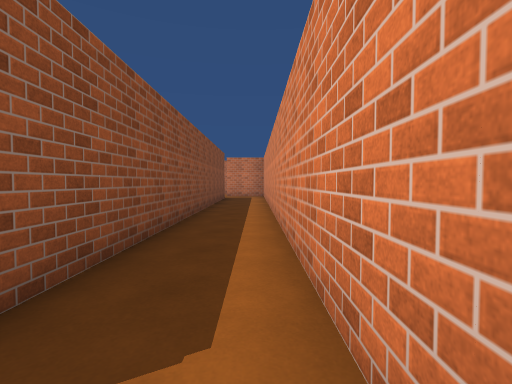
[1] (above)

20 first-person views from a walk through a scene from a Unity 3-D project. The camera is 1.3 m above the floor, tilts 2° down and sees 85° across. The floor is counted in squares, 1.8 m on a side. Each view is taken from the middle of a square. On the plan, view 1 faces up. The plan holds only what a view shows up to about 10 squares ahead; the rest is blank. The place goes on beyond the plan. The player character is not drawn. Surface patterns are stand-ins for the level's own textures.

[2]
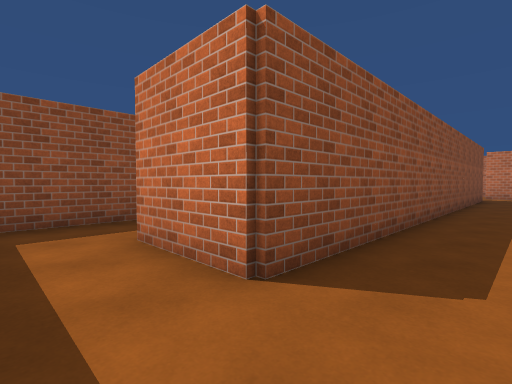

[3]
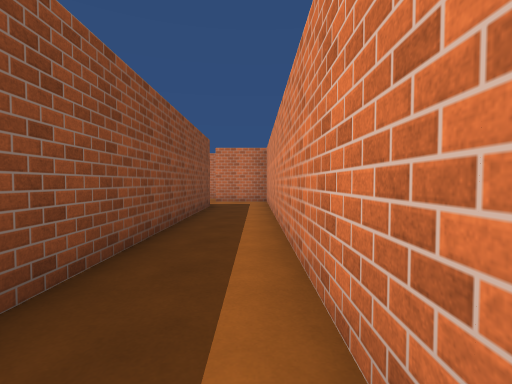

[4]
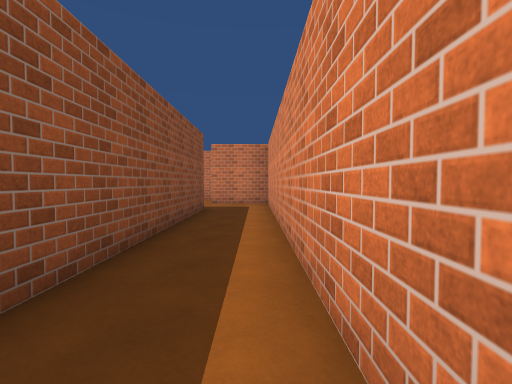

[5]
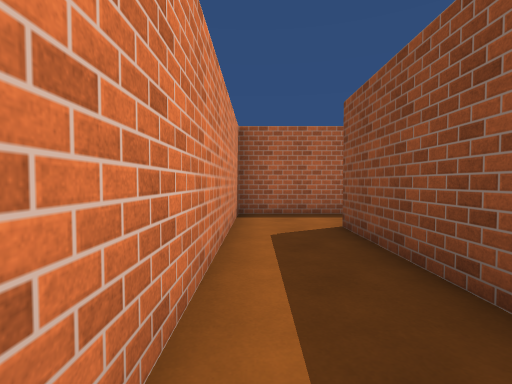

[6]
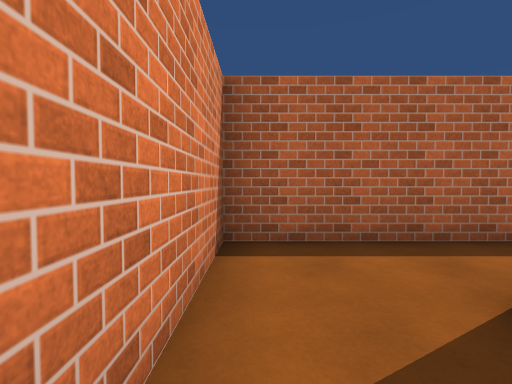

[7]
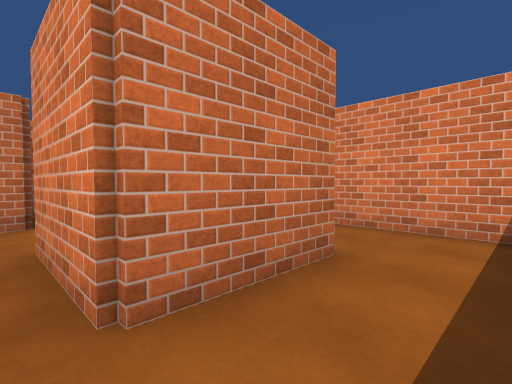

[8]
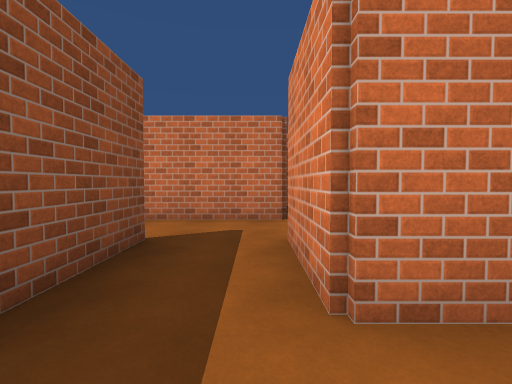

[9]
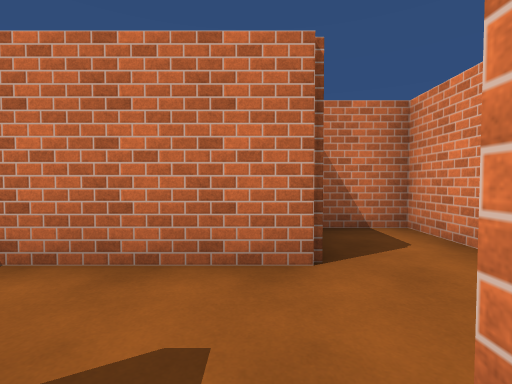

[10]
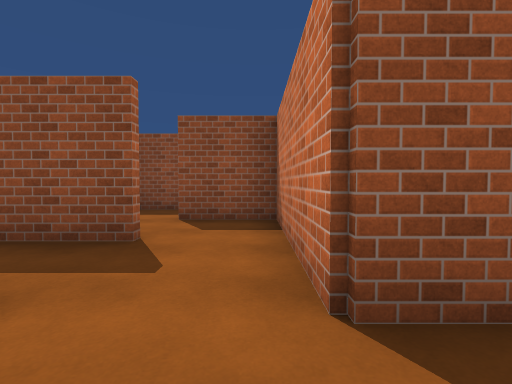

[11]
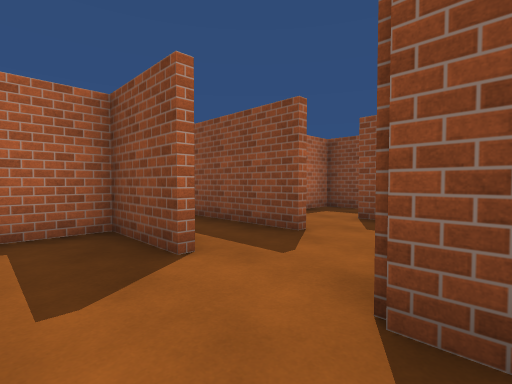

[12]
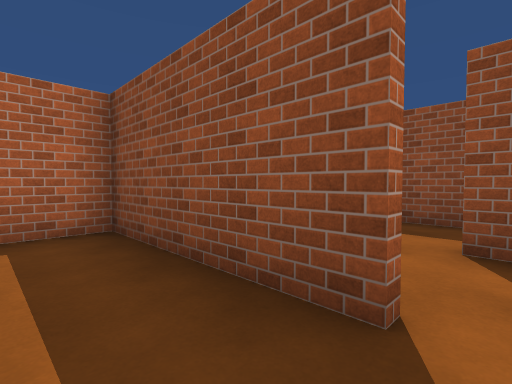

[13]
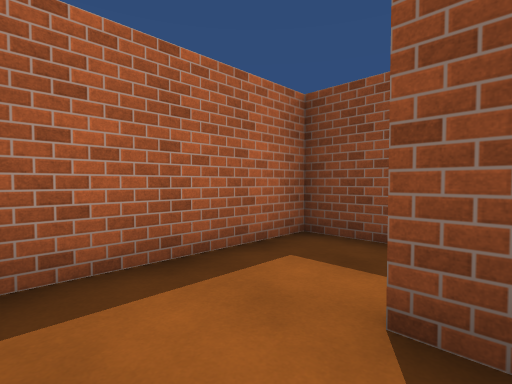

[14]
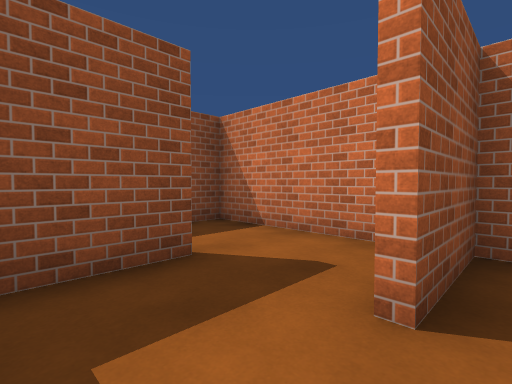

[15]
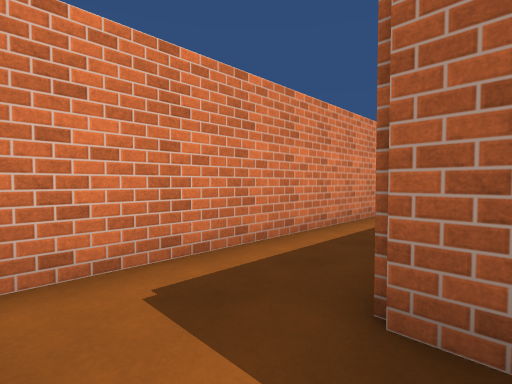

[16]
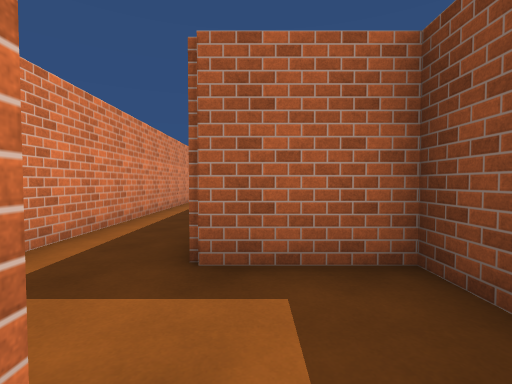

[17]
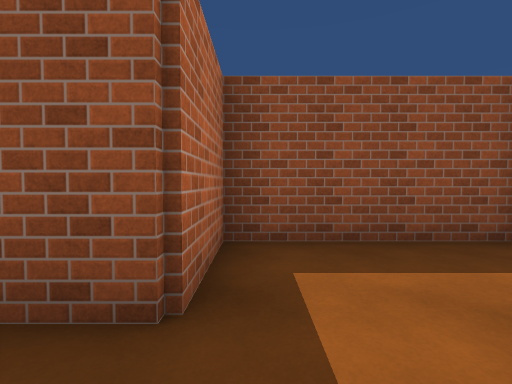

[18]
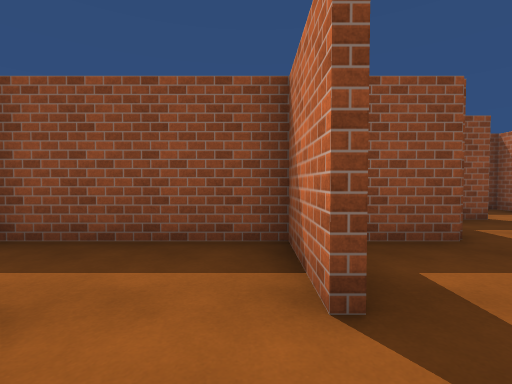

[19]
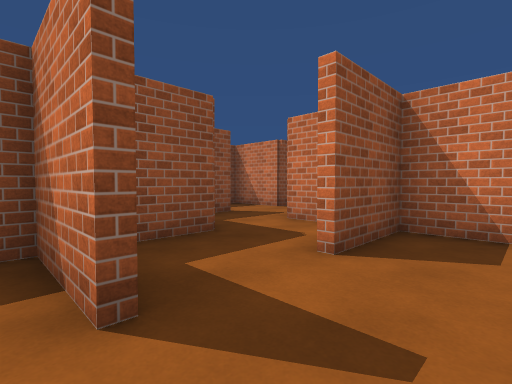

[20]
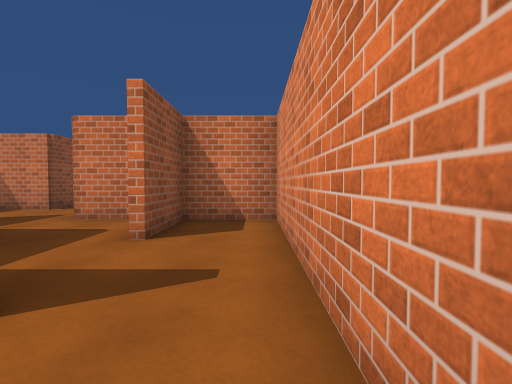

### Floor plan
Points are (right, up) in squares from view 1. A wall is a line through its corners. A room is listed if a view was taken in it or the views show most of it. See-through windows are left out.
Room 1 (views 1, 2, 3, 4, 5, 6, 17)
walls: (-3.5, -1.4) (0.4, -1.4) (0.4, 14.4) (-1.5, 14.4); (-1.4, 12.6) (-1.4, 0.4) (-3.6, 0.4)
ways out: opening at (-3, -1) to room 2; opening at (-1, 13) to room 5
Room 2 (views 7, 8, 9, 12)
walls: (-5.4, 2.6) (-5.4, -1.4) (-3.5, -1.4); (-3.6, 0.4) (-3.6, 2.5); (-3.4, 4.4) (-5.4, 4.4)
ways out: opening at (-3, -1) to room 1; opening at (-3, 3) to room 3; opening at (-5, 3) to room 4
Room 3 (views 10, 11)
walls: (-1.5, 5) (-1.5, 6.4) (-3.2, 6.4); (-3.4, 2.6) (-3.4, 0.6) (-2.1, 0.6); (-3.4, 5.4) (-3.4, 4.4)
ways out: opening at (-3, 3) to room 2
Room 4 (views 13, 14)
walls: (-9.4, 2.6) (-9.4, 0.6) (-6, 0.6); (-5.4, 4.4) (-7.4, 4.4) (-7.4, 2.5)
ways out: opening at (-5, 3) to room 2; opening at (-9, 3)
Room 5 (view 15)
walls: (-3.4, 14.5) (-3.4, 12.6) (-1.4, 12.6)
ways out: opening at (-1, 13) to room 1; opening at (-2, 14) to room 6
Room 6 (views 16, 18, 19, 20)
walls: (-1.4, 16.4) (-3.4, 16.4) (-3.4, 14.5); (0.4, 15.4) (0.4, 20.4) (-1.4, 20.4) (-1.4, 18.5); (-3.4, 18.6) (-3.4, 17.2); (-2.4, 20.4) (-3.6, 20.4)
ways out: opening at (-2, 14) to room 5; opening at (-3, 19)

Where each view was taken, in squares from view 1:
view 1: 0 up, 0 right, facing up
view 2: 1 down, 0 right, facing up-left
view 3: 4 up, 0 right, facing up
view 4: 5 up, 0 right, facing up
view 5: 5 up, 0 right, facing down
view 6: 2 up, 0 right, facing down
view 7: 1 down, 4 left, facing up-right
view 8: 1 down, 4 left, facing up
view 9: 2 up, 4 left, facing up
view 10: 4 up, 2 left, facing left
view 11: 5 up, 2 left, facing down-left
view 12: 3 up, 4 left, facing down-left
view 13: 3 up, 6 left, facing down-left
view 14: 1 up, 7 left, facing up-left
view 15: 14 up, 2 left, facing down-right
view 16: 15 up, 2 left, facing down
view 17: 13 up, 0 right, facing left
view 18: 16 up, 0 right, facing left
view 19: 16 up, 0 right, facing up-left
view 20: 15 up, 0 right, facing up
